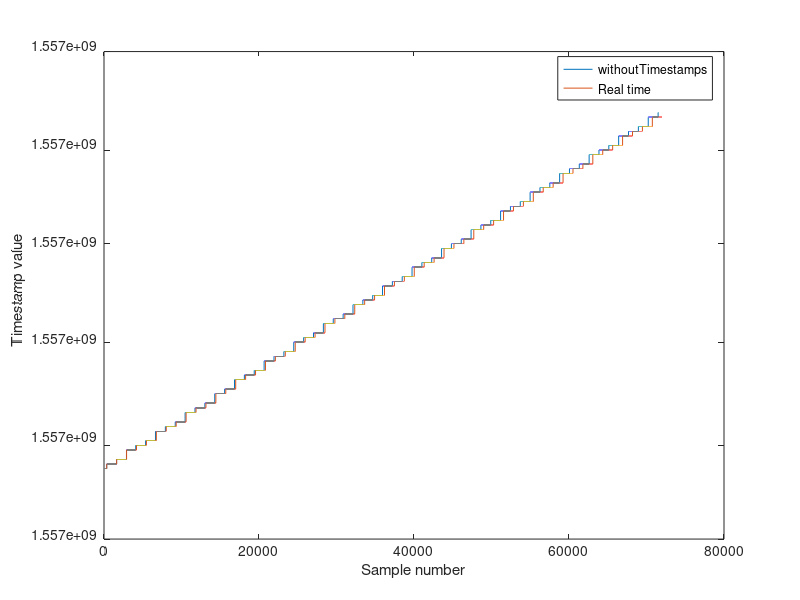
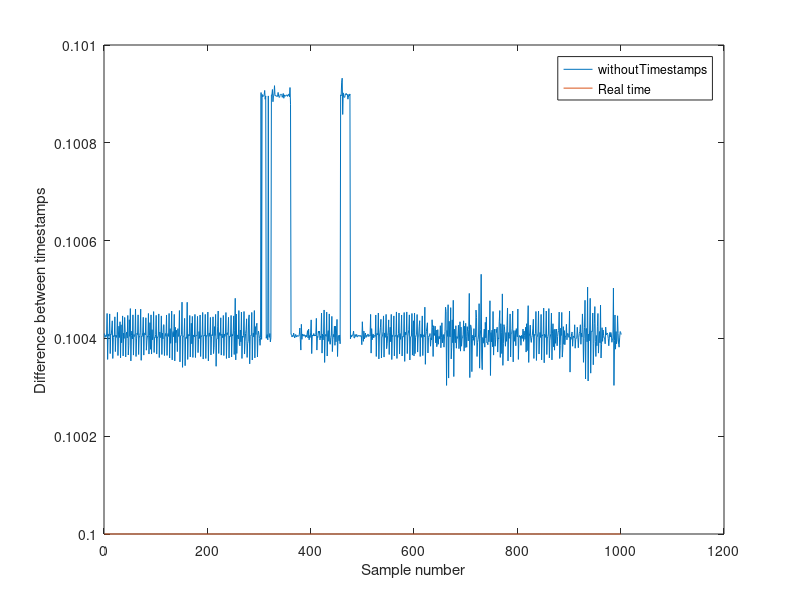
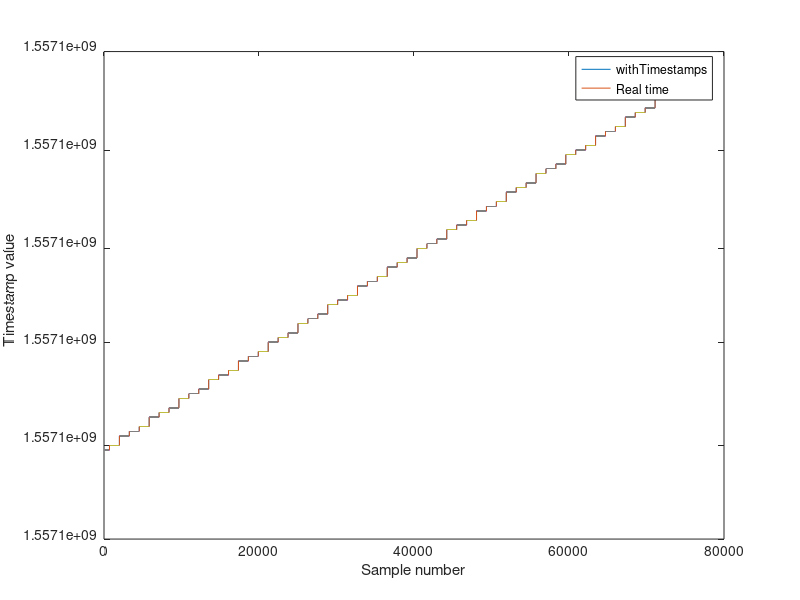
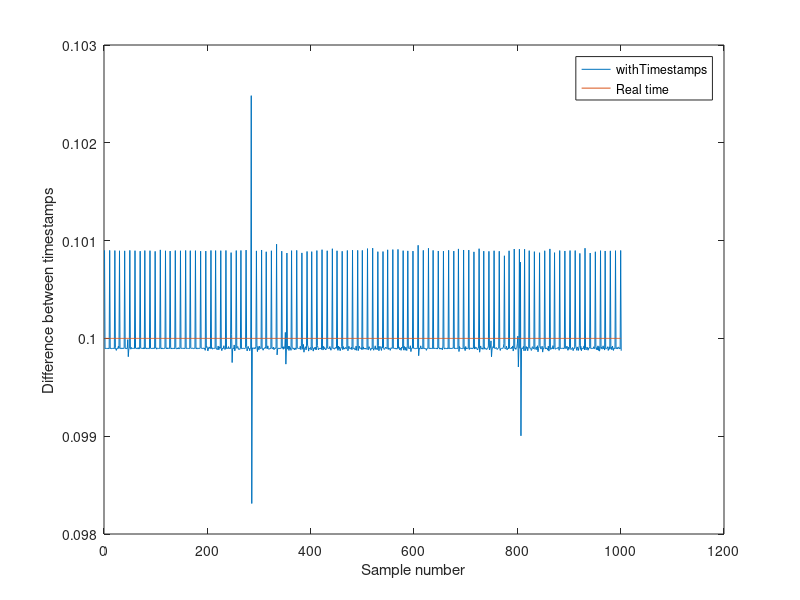

These charts were generated, in order, by the following MATLAB code:
load withoutTimestamps.txt;
load withTimestamps.txt;

%Not using previous Timestamps.
realtimeA = withoutTimestamps(1):0.1:withoutTimestamps(1)+0.1*71999;
A_diff = diff(withoutTimestamps(1:71543));

figure(1);
plot(withoutTimestamps(1:71543));
hold on;
plot(realtimeA);
xlabel('Sample number'), ylabel('Timestamp value');
legend('withoutTimestamps', 'Real time');
hold off;

A_min = min(A_diff);
A_max = max(A_diff);
A_mean = mean(A_diff);
A_median = median(A_diff);
A_std = std(A_diff);

figure(2);
plot(A_diff(69000:70000));
hold on;
X=0.1*ones(1,1000);
plot(X);
xlabel('Sample number'), ylabel('Difference between timestamps');
legend('withoutTimestamps', 'Real time');
hold off;

%Using previous Timestamps.
realtimeB = withTimestamps(1):0.1:withTimestamps(1)+0.1*71999;
B_diff = diff(withTimestamps);

figure(3);
plot(withTimestamps);
hold on;
plot(realtimeB);
xlabel('Sample number'), ylabel('Timestamp value');
legend('withTimestamps', 'Real time');
hold off;

B_min = min(B_diff);
B_max = max(B_diff);
B_mean = mean(B_diff);
B_median = median(B_diff);
B_std = std(B_diff);

figure(4);
plot(B_diff(69000:70000));
hold on;
plot(X);
xlabel('Sample number'), ylabel('Difference between timestamps');
legend('withTimestamps', 'Real time');
hold off;
